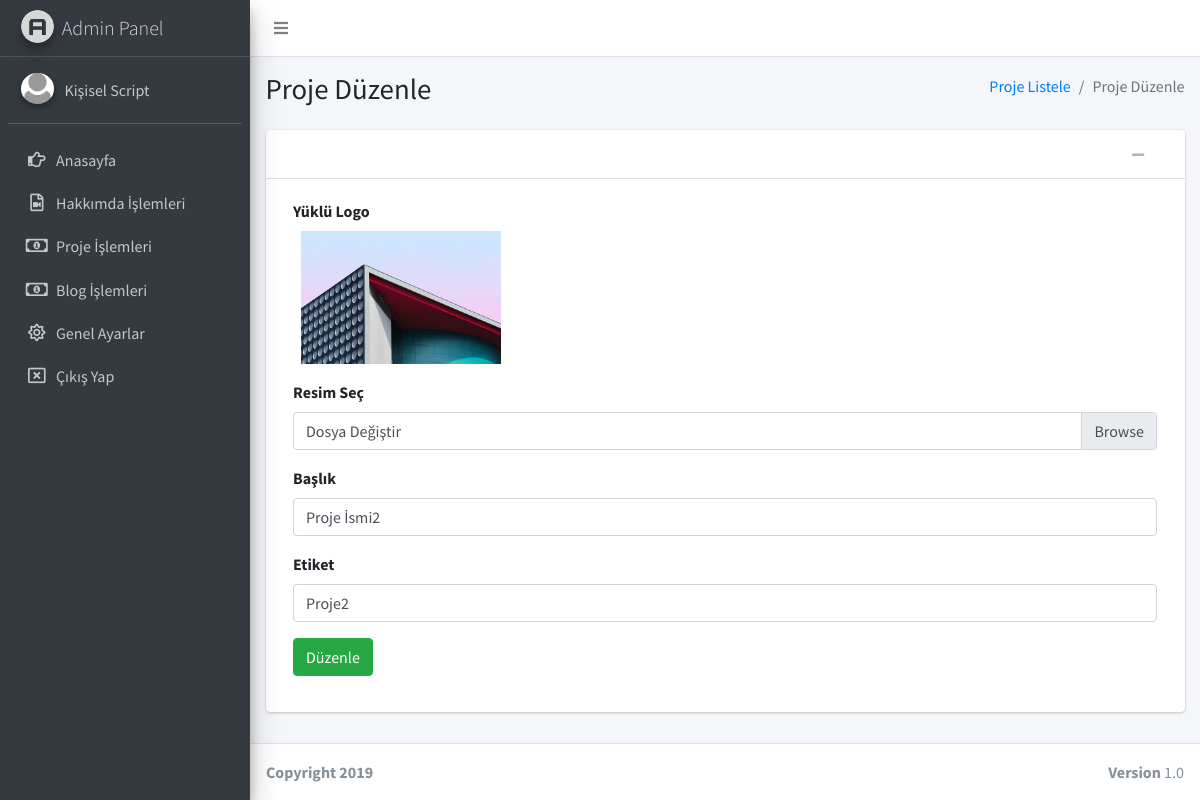
/admin/sayfalar/proje-duzenle.php?proje_id=2 (signed in), run on the app's committed database.
### tables this page shows
CREATE TABLE `kullanici` (
  `kullanici_id` int(11) NOT NULL,
  `kullanici_mail` varchar(100) NOT NULL,
  `kullanici_password` varchar(50) NOT NULL,
  `kullanici_ad` varchar(50) NOT NULL
);

CREATE TABLE `proje` (
  `proje_id` int(11) NOT NULL,
  `proje_name` text NOT NULL,
  `proje_etiket` text NOT NULL,
  `proje_resim` text NOT NULL
);

### admin/sayfalar/proje-duzenle.php (the view, shortened to what this page needs)
<?php
include 'header.php';
$projesor=$db->prepare("SELECT * FROM proje where proje_id=:id");
$projesor->execute(array(
  'id' => $_GET['proje_id']
  ));
$projecek=$projesor->fetch(PDO::FETCH_ASSOC);
?>
  <div class="content-wrapper">
    <section class="content-header">
      <div class="container-fluid">
        <div class="row mb-2">
          <div class="col-sm-6">
            <h1>Proje Düzenle</h1>
          </div>
          <div class="col-sm-6">
            <ol class="breadcrumb float-sm-right">
              <li class="breadcrumb-item"><a href="proje-listele.php">Proje Listele</a></li>
              <li class="breadcrumb-item active">Proje Düzenle</li>
            </ol>
          </div>
        </div>
      </div>
    </section>
    <section class="content">
      <div class="container-fluid">
        <div class="card card-default">
          <div class="card-header">
            <div class="card-tools">
              <button type="button" class="btn btn-tool" data-card-widget="collapse"><i class="fas fa-minus"></i></button>
              <button type="button" class="btn btn-tool" data-card-widget="remove"><i class="fas fa-remove"></i></button>
            </div>
          </div>
          <div class="card-body">
           <form action="../ayar/islem.php" method="POST" enctype="multipart/form-data">
              <div class="col-sm-12">
                      <div class="form-group">
                        <label>Yüklü Logo</label>
                        <div class="col-md-6 col-sm-6 col-xs-12">
                    <?php
                    if (strlen($projecek['proje_resim'])>0) {?>
                    <img width="200"  src="../../<?php echo $projecek['proje_resim']; ?>">
                    <?php } else {?>
                    <img width="200"  src="../../images/logo-yok.png">
                    <?php } ?>
                  </div>
                      </div>
                    </div>
                    <div class="col-sm-12">
                      <div class="form-group">
                        <label>Resim Seç</label>
                        <div class="input-group">
                      <div class="custom-file">
                        <label class="custom-file-label" for="exampleInputFile">Dosya Değiştir</label>
                      </div>
                    </div>
                      </div>
                    </div>
                    <div class="col-sm-12">
                      <div class="form-group">
                        <label>Başlık</label>
                        <input type="text" name="proje_name" class="form-control" placeholder="Başlık" value="<?php echo $projecek['proje_name']; ?>">
                      </div>
                    </div>
                    <div class="col-sm-12">
                      <div class="form-group">
                        <label>Etiket</label>
                        <input type="text" name="proje_etiket" class="form-control" placeholder="etiket" value="<?php echo $projecek['proje_etiket']; ?>">
                      </div>
                    </div>
                    <div class="form-group">
              <div align="left" class="col-sm-1">
                <button type="submit" name="projeduzenle" class="btn btn-success">Düzenle</button>
              </div>
            </div>
          </form>
          </div>
        </div>
      </div>
    </section>
  </div>
  <footer class="main-footer">
    <div class="float-right d-none d-sm-block">
      <b>Version</b> 1.0
    </div>
    <strong>Copyright 2019</strong>
  </footer>
</div>
</body>
</html>

### admin/sayfalar/header.php (shortened to what this page needs)
<?php
include '../../baglan.php';
$kullanicisor=$db->prepare("SELECT * FROM kullanici where kullanici_mail=:mail");
$kullanicisor->execute(array(
  'mail' => $_SESSION['kullanici_mail']
  ));
$kullanicicek=$kullanicisor->fetch(PDO::FETCH_ASSOC);
?>
<!DOCTYPE html>
<html>
<head>
  <link rel="stylesheet" href="https://code.ionicframework.com/ionicons/2.0.1/css/ionicons.min.css">
  <link rel="stylesheet" href="../plugins/fontawesome-free/css/all.min.css">
  <link rel="stylesheet" href="https://code.ionicframework.com/ionicons/2.0.1/css/ionicons.min.css">
  <link rel="stylesheet" href="../plugins/tempusdominus-bootstrap-4/css/tempusdominus-bootstrap-4.min.css">
  <link rel="stylesheet" href="../plugins/icheck-bootstrap/icheck-bootstrap.min.css">
  <link rel="stylesheet" href="../plugins/jqvmap/jqvmap.min.css">
  <link rel="stylesheet" href="../dist/css/adminlte.min.css">
  <link rel="stylesheet" href="../plugins/overlayScrollbars/css/OverlayScrollbars.min.css">
  <link rel="stylesheet" href="../plugins/daterangepicker/daterangepicker.css">
  <link rel="stylesheet" href="../plugins/summernote/summernote-bs4.css">
  <link rel="stylesheet" href="../plugins/datatables-bs4/css/dataTables.bootstrap4.css">
</head>
<body class="hold-transition sidebar-mini layout-fixed">
<div class="wrapper">
  <nav class="main-header navbar navbar-expand navbar-white navbar-light">
    <ul class="navbar-nav">
      <li class="nav-item">
        <a class="nav-link" data-widget="pushmenu" href="#"><i class="fas fa-bars"></i></a>
      </li>
    </ul>
  </nav>
  <aside class="main-sidebar sidebar-dark-primary elevation-4">
    <a href="index.php" class="brand-link">
      <img src="../dist/img/AdminLTELogo.png" alt="AdminLTE Logo" class="brand-image img-circle elevation-3"
           style="opacity: .8">
      <span class="brand-text font-weight-light">Admin Panel</span>
    </a>
    <div class="sidebar">
      <div class="user-panel mt-3 pb-3 mb-3 d-flex">
        <div class="image">
          <img src="../dist/img/user2-160x160.png" class="img-circle elevation-2" alt="User Image">
        </div>
        <div class="info">
          <a href="#" class="d-block"><?php echo $kullanicicek['kullanici_ad']; ?></a>
        </div>
      </div>
      <nav class="mt-2">
        <ul class="nav nav-pills nav-sidebar flex-column" data-widget="treeview" role="menu" data-accordion="false">
               <li class="nav-item">
            <a href="index.php" class="nav-link">
              <i class="nav-icon far fa-hand-point-right"></i>
              <p>
                Anasayfa
              </p>
            </a>
          </li>
         <li class="nav-item">
            <a href="hakkimda-listele.php" class="nav-link">
              <i class="nav-icon far fa-file-video"></i>
              <p>
                Hakkımda İşlemleri
              </p>
            </a>
          </li>
          <li class="nav-item">
            <a href="proje-listele.php" class="nav-link">
              <i class="nav-icon far fa-money-bill-alt"></i>
              <p>
                Proje İşlemleri
              </p>
            </a>
          </li>
           <li class="nav-item">
            <a href="blog-listele.php" class="nav-link">
              <i class="nav-icon far fa-money-bill-alt"></i>
              <p>
                Blog İşlemleri
              </p>
            </a>
          </li>
          <li class="nav-item">
            <a href="genel-ayar.php" class="nav-link">
              <i class="nav-icon far fa-sun"></i>
              <p>
                Genel Ayarlar
              </p>
            </a>
          </li>
     <li class="nav-item">
            <a href="logout.php" class="nav-link">
              <i class="nav-icon far fa-window-close"></i>
              <p>
                Çıkış Yap
              </p>
            </a>
          </li>
        </ul>
      </nav>
    </div>
  </aside>

### data on the page
kullanici: kullanici_ad "Kişisel Script"
proje: proje_resim (picture), proje_name "Proje İsmi2", proje_etiket "Proje2"
